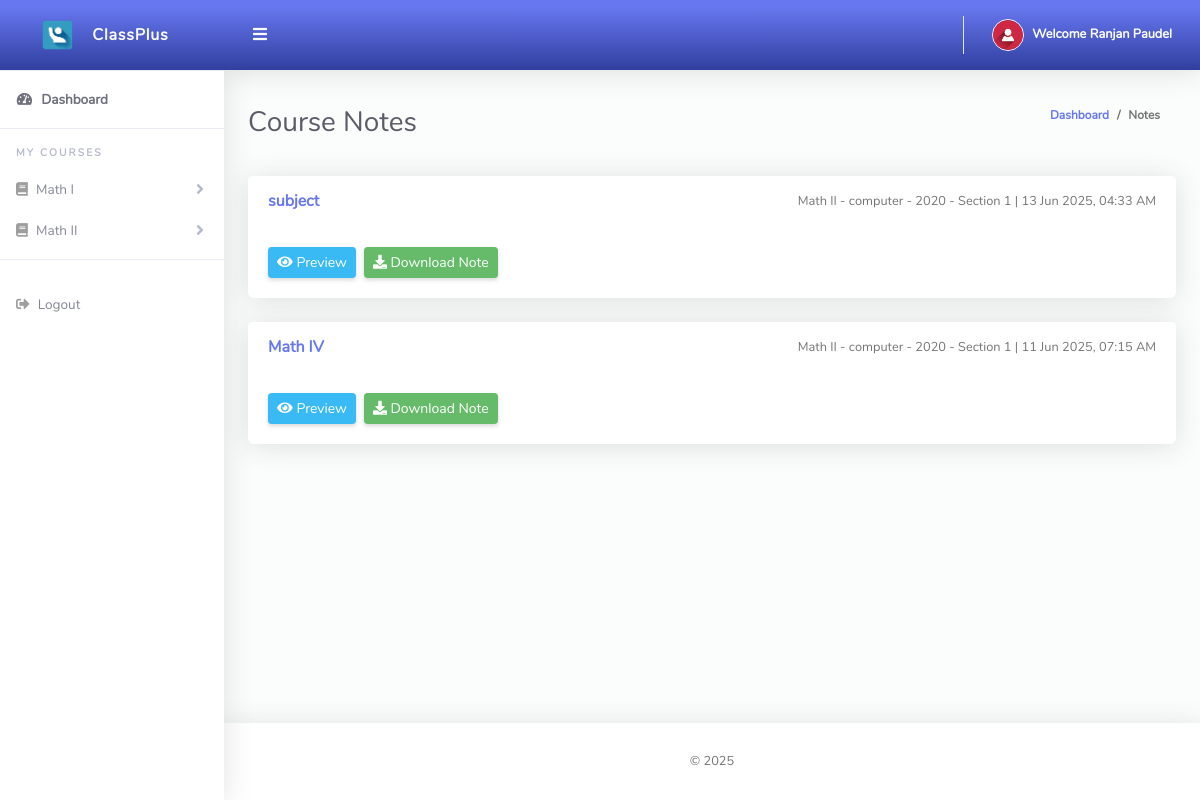
The app's page /Student/viewNotes.php?course_id=11&type=notes (signed in) with its own data.
### tables this page shows
CREATE TABLE `tblclassarms` (
  `Id` int(11) NOT NULL,
  `CourseCode` varchar(10) NOT NULL,
  `ClassId` int(10) NOT NULL,
  `CourseName` varchar(255) NOT NULL,
  `AssignedTo` varchar(50) NOT NULL,
  `isAssigned` varchar(10) NOT NULL
);

CREATE TABLE `tblstudents` (
  `SymbolNo` int(10) NOT NULL,
  `ClassId` int(11) NOT NULL,
  `firstName` varchar(255) NOT NULL,
  `lastName` varchar(255) NOT NULL,
  `RegistrationNo` varchar(255) NOT NULL,
  `Program` varchar(20) NOT NULL,
  `Year(Batch)` year(4) NOT NULL,
  `emailAddress` varchar(100) DEFAULT NULL,
  `password` varchar(255) NOT NULL,
  `webauthn_setup_token` varchar(255) DEFAULT NULL,
  `webauthn_setup_token_expiry` datetime DEFAULT NULL
);

CREATE TABLE `tblnotes` (
  `id` int(11) NOT NULL,
  `courseId` int(11) NOT NULL,
  `title` varchar(255) NOT NULL,
  `filePath` varchar(255) NOT NULL,
  `uploadDate` timestamp NOT NULL DEFAULT current_timestamp(),
  `uploadedBy` int(11) NOT NULL,
  `isDeleted` tinyint(1) NOT NULL DEFAULT 0
);

CREATE TABLE `tblclass` (
  `Id` int(10) NOT NULL,
  `Program` varchar(255) NOT NULL,
  `Year(Batch)` year(4) NOT NULL,
  `section` varchar(1) DEFAULT NULL
);

### Student/viewNotes.php (the view, shortened to what this page needs)
<?php
include '../Includes/dbcon.php';
$courseId = intval($_GET['course_id']);
$query = "
    SELECT n.title, n.filePath, n.uploadDate, ca.CourseName, c.Program, c.`Year(Batch)`, c.section
    FROM tblnotes n
    JOIN tblclassarms ca ON n.courseId = ca.Id
    JOIN tblclass c ON ca.ClassId = c.Id
    WHERE n.courseId = '$courseId'
    ORDER BY n.uploadDate DESC
";
$result = $conn->query($query);
$notes = [];
while ($row = $result->fetch_assoc()) {
    $notes[] = $row;
}
?>
<!DOCTYPE html>
<html lang="en">
<head>
    <link href="../vendor/fontawesome-free/css/all.min.css" rel="stylesheet">
    <link href="../vendor/bootstrap/css/bootstrap.min.css" rel="stylesheet">
    <link href="css/ruang-admin.min.css" rel="stylesheet">
</head>
<body id="page-top">
<div id="wrapper">
    <?php include "Includes/sidebar.php"; ?>
    <div id="content-wrapper" class="d-flex flex-column">
        <div id="content">
            <?php include "Includes/topbar.php"; ?>
            <div class="container-fluid" id="container-wrapper">
                <div class="d-sm-flex align-items-center justify-content-between mb-4">
                    <h1 class="h3 mb-0 text-gray-800">Course Notes</h1>
                    <ol class="breadcrumb">
                        <li class="breadcrumb-item"><a href="index.php">Dashboard</a></li>
                        <li class="breadcrumb-item active" aria-current="page">Notes</li>
                    </ol>
                </div>
                <div class="row">
                    <div class="col-lg-12">
                        <?php if (count($notes) > 0): ?>
                            <?php foreach ($notes as $note): ?>
                                <div class="card mb-4">
                                    <div class="card-header py-3 d-flex flex-row justify-content-between align-items-center">
                                        <h6 class="m-0 font-weight-bold text-primary">
                                            <?= htmlspecialchars($note['title']) ?>
                                        </h6>
                                        <small class="text-muted">
                                            <?= htmlspecialchars($note['CourseName']) ?> - <?= $note['Program'] ?> - <?= $note['Year(Batch)'] ?> - Section <?= $note['section'] ?> |
                                            <?= date('d M Y, h:i A', strtotime($note['uploadDate'])) ?>
                                        </small>
                                    </div>
                                    <div class="card-body">
                                        <div class="d-flex align-items-center gap-2">
                                            <button class="btn btn-info btn-sm preview-btn" data-file="<?= htmlspecialchars($note['filePath']) ?>">
                                                <i class="fas fa-eye"></i> Preview
                                            </button>
                                            <a href="<?= "../notes/" . htmlspecialchars($note['filePath']) ?>" download class="btn btn-success btn-sm ml-2">
                                                <i class="fas fa-download"></i> Download Note
                                            </a>
                                        </div>
                                    </div>
                                </div>
                            <?php endforeach; ?>
                        <?php else: ?>
                            <div class="alert alert-info">No notes available for this course.</div>
                        <?php endif; ?>
                    </div>
                </div>
            </div>
        </div>
        <?php include "Includes/footer.php"; ?>
    </div>
</div>
</body>
</html>

### Student/Includes/sidebar.php (shortened to what this page needs)
<?php
include '../Includes/dbcon.php';
$student_id = isset($_SESSION['userId']) ? $_SESSION['userId'] : 0;
?>
<ul class="navbar-nav sidebar sidebar-light accordion" id="accordionSidebar">
  <a class="sidebar-brand d-flex align-items-center bg-gradient-primary justify-content-center" href="index.php">
    <div class="sidebar-brand-icon">
      <img src="img/logo/attnlg.jpg">
    </div>
    <div class="sidebar-brand-text mx-3">ClassPlus</div>
  </a>
  <hr class="sidebar-divider my-0">
  <li class="nav-item active">
    <a class="nav-link" href="index.php">
      <i class="fas fa-fw fa-tachometer-alt"></i>
      <span>Dashboard</span></a>
  </li>
  <hr class="sidebar-divider">
  <div class="sidebar-heading">My Courses</div>
  <?php
  $query_courses = "SELECT tblclassarms.Id, tblclassarms.CourseName
                    FROM tblclassarms
                    INNER JOIN tblclass ON tblclassarms.ClassId = tblclass.Id
                    INNER JOIN tblstudents ON tblstudents.ClassId = tblclass.Id
                    WHERE tblstudents.SymbolNo = $student_id";
  $rs = mysqli_query($conn, $query_courses);
  $courses = [];
  while ($row = mysqli_fetch_assoc($rs)) {
      $courses[] = $row;
  }
  foreach ($courses as $index => $course):
    $collapseId = 'collapseCourse' . $index;
  ?>
    <li class="nav-item">
      <a class="nav-link collapsed" href="#" data-toggle="collapse" data-target="#<?= $collapseId ?>"
         aria-expanded="false" aria-controls="<?= $collapseId ?>">
        <i class="fas fa-book"></i>
        <span>
          <?= htmlspecialchars($course['CourseName']) ?>
        </span>
      </a>
    </li>
  <?php endforeach; ?>
  <hr class="sidebar-divider">
  <li class="nav-item">
    <a class="nav-link" href="logout.php">
      <i class="fas fa-sign-out-alt"></i>
      <span>Logout</span>
    </a>
  </li>
</ul>

### Student/Includes/topbar.php (shortened to what this page needs)
<?php
  $query = "SELECT * FROM tblstudents WHERE SymbolNo = ".$_SESSION['userId']."";
  $rs = $conn->query($query);
  $rows = $rs->fetch_assoc();
  $fullName = $rows['firstName']." ".$rows['lastName'];
?>
<nav class="navbar navbar-expand navbar-light bg-gradient-primary topbar mb-4 static-top">
          <button id="sidebarToggleTop" class="btn btn-link rounded-circle mr-3">
            <i class="fa fa-bars"></i>
          </button>
          <ul class="navbar-nav ml-auto">
            <li class="nav-item dropdown no-arrow">
              <a class="nav-link dropdown-toggle" href="#" id="userDropdown" role="button" data-toggle="dropdown"
                aria-haspopup="true" aria-expanded="false">
                <img class="img-profile rounded-circle" src="img/user-icn.png" style="max-width: 60px">
                <span class="ml-2 d-none d-lg-inline text-white small"><b>Welcome <?php echo $fullName;?></b></span>
              </a>
            </li>
          </ul>
        </nav>

### Student/Includes/footer.php
<footer class="sticky-footer bg-white">
       <div class="container my-auto">
         <div class="copyright text-center my-auto">
           <span> &copy; <script> document.write(new Date().getFullYear()); </script>
           </span>
         </div>
       </div>
     </footer>

### records on screen
tblclassarms: CourseName "Math I"
tblclassarms: CourseName "Math II"
tblstudents: fullName "Ranjan Paudel"
tblnotes: title "subject", courseId.CourseName "Math II", tblclass.Program "computer", tblclass.Year(Batch) "2020", tblclass.section "1", uploadDate "13 Jun 2025, 04:33 AM"
tblnotes: title "Math IV", courseId.CourseName "Math II", tblclass.Program "computer", tblclass.Year(Batch) "2020", tblclass.section "1", uploadDate "11 Jun 2025, 07:15 AM"
